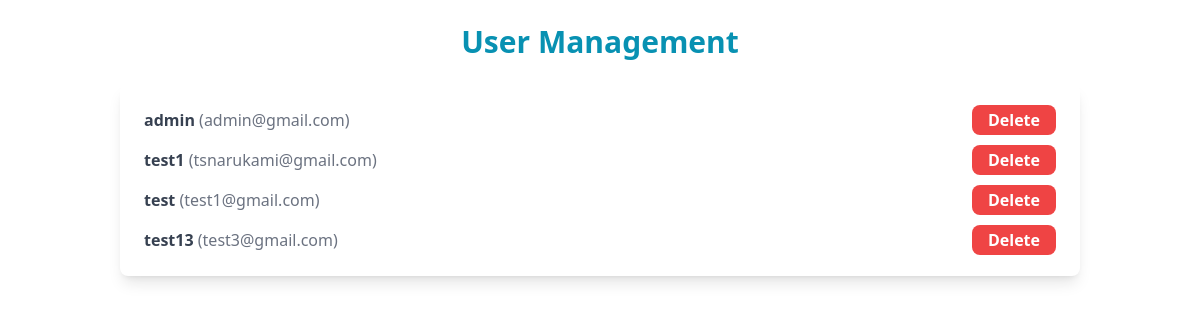
The page /users/ (signed in) on the database its author committed.
### base/models.py (models this page shows, shortened)
class CustomUser(AbstractUser):
    contact_number = models.CharField(max_length= 20 , blank = True)
    role = models.CharField(max_length= 50 )
    created_at = models.DateTimeField(auto_now_add= True)

### base/views.py (the view)
# urls.py: path('users/', UserListView.as_view(), name='user_list'),
class UserListView(LoginRequiredMixin, UserPassesTestMixin, ListView):
    model = CustomUser
    template_name = 'user_management/user_list.html'
    context_object_name = 'users'
    def test_func(self):
        return self.request.user.is_superuser

### base/templates/user_management/user_list.html (shortened to what this page needs)
{% extends 'base.html' %}
{% block main %}
<div class="container mx-auto py-6 px-4 sm:px-6 lg:px-8">
    <h2 class="text-3xl font-bold text-cyan-600 mb-6 text-center">User Management</h2>
    <div class="bg-white shadow-lg rounded-lg p-6">
        <ul class="space-y-4">
            {% for user in users %}
                <li class="flex justify-between items-center border-b pb-2 mb-2">
                    <div>
                        <span class="font-semibold text-gray-700">{{ user.username }}</span>
                        <span class="text-gray-500">({{ user.email }})</span>
                    </div>
                    <div class="space-x-4">
                        <a href="{% url 'base:user_edit' user.id %}"
                           class="bg-blue-500 text-white font-semibold py-1 px-4 rounded-lg hover:bg-blue-600 transition duration-300">
                        </a>
                        <a href="{% url 'base:user_delete' user.id %}"
                           class="bg-red-500 text-white font-semibold py-1 px-4 rounded-lg hover:bg-red-600 transition duration-300">
                            Delete
                        </a>
                    </div>
                </li>
            {% empty %}
                <p class="text-gray-500">No users available.</p>
            {% endfor %}
        </ul>
    </div>
</div>
{% endblock %}

### rows shown on the page
CustomUser: username "admin", email "admin@gmail.com"
CustomUser: username "test1", email "tsnarukami@gmail.com"
CustomUser: username "test", email "test1@gmail.com"
CustomUser: username "test13", email "test3@gmail.com"
